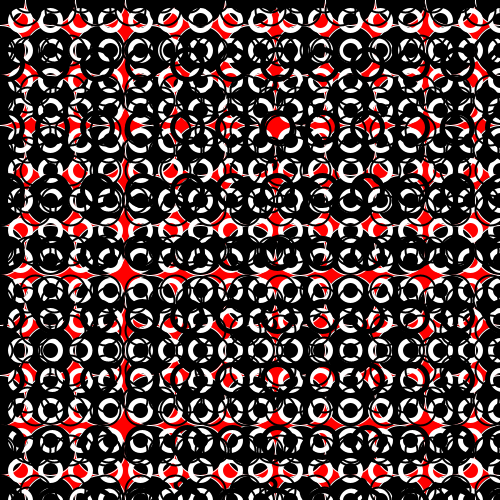
Frame 1 (no input)
Frame 60 (the mouse pressed at the canvas centre just before this capture): identical to frame 1, image omitted
Frame 120 (the mouse held since frame 60 and released just before this capture): identical to frame 1, image omitted

The Processing sketch that drew this single still picture (run headless with seeded random() and noise(); from frame 60 on, the mouse is pressed at the canvas centre):

// Processing sketch: processing_32939
// ── processing_32939.pde

int i=0;
int j=0;
int k=5;
int l=5;
int m=0;
int n=7;
int o=0;
int p=0;
int q=4;
int r=20;
int s=20;
int t=64;

void setup () {
  size (500,500);
  background (255,0,0);
  smooth();

 fill(0);
 stroke (255);
  while (j<11){
   
    while (i<11){
    ellipse (i*50, j*50, 50, 50);
    i=i+1;
    }
    j=j+1;
    i=0;
  }
  noFill();
  stroke (0);
 strokeWeight (4);
 while (q<521){
 
 while (p<521){
 ellipse (p*6, q, 10, 10);
 p=p+15;
 }
 q=q+80;
 p=0;
 }
 
}

void draw (){
 
  strokeWeight (5);
stroke (255);

while (s<521){
while (r<521){
ellipse (r, s, 20, 20);
r=r+30;
}
s=s+30;
r=20;
}
  
  strokeWeight (2);
  stroke (0);
 while (l<521){ 
   
 while (k<521){ 
 ellipse (k*5, l*2, 30, 30);
k=k+7;
}
l=l+20;
k=0;
 }
  
  while (o<521){
  
 while (m<521){
ellipse (m*3, o*5, 25, 25);
 m=m+9;
 }
 o=o+10;
 m=0;
  }
strokeWeight(5);
while (t<521){
while (n<521){
 ellipse (n, t, 30, 30);
n=n+45;
}
t=t+63;
n=7;
}

}
